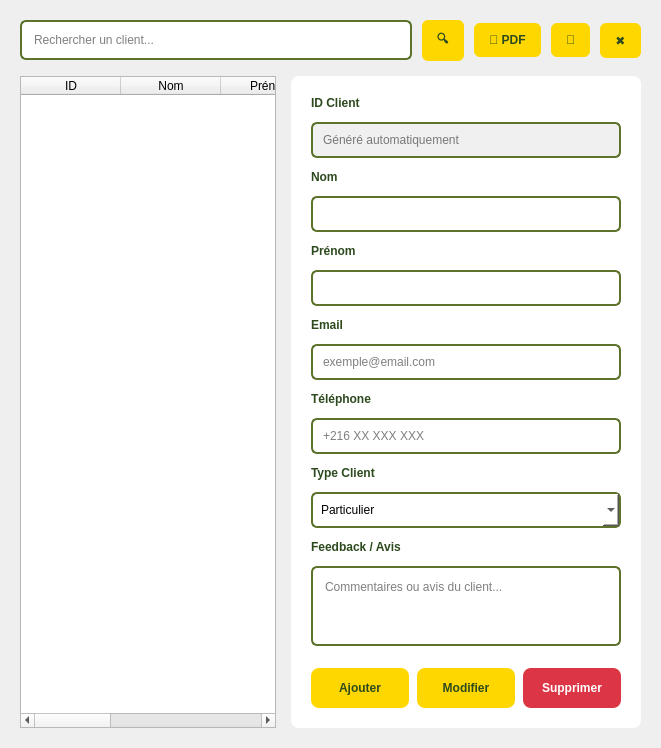
          <widget class="QWidget" name="clientListTab">
           <attribute name="title">
            <string>Liste des Clients</string>
           </attribute>
           <layout class="QVBoxLayout" name="tab1Layout">
            <property name="spacing">
             <number>15</number>
            </property>
            <property name="margin" stdset="0">
             <number>20</number>
            </property>
            <item>
             <layout class="QHBoxLayout" name="searchLayout">
              <property name="spacing">
               <number>10</number>
              </property>
              <item>
               <widget class="QLineEdit" name="searchBoxClient">
                <property name="styleSheet">
                 <string>padding: 10px; border: 2px solid #5d732c; border-radius: 6px;</string>
                </property>
                <property name="placeholderText">
                 <string>Rechercher un client...</string>
                </property>
               </widget>
              </item>
              <item>
               <widget class="QPushButton" name="btnSearchClient">
                <property name="styleSheet">
                 <string>background: #ffd700; color: #2d4a1f; border: none; padding: 10px 15px; border-radius: 6px; font-weight: bold;</string>
                </property>
                <property name="text">
                 <string>🔍</string>
                </property>
               </widget>
              </item>
              <item>
               <widget class="QPushButton" name="exportButton">
                <property name="styleSheet">
                 <string>background: #ffd700; color: #2d4a1f; border: none; padding: 10px 15px; border-radius: 6px; font-weight: bold;</string>
                </property>
                <property name="text">
                 <string>📄 PDF</string>
                </property>
               </widget>
              </item>
              <item>
               <widget class="QPushButton" name="btnRefreshClient">
                <property name="styleSheet">
                 <string>background: #ffd700; color: #2d4a1f; border: none; padding: 10px 15px; border-radius: 6px; font-weight: bold;</string>
                </property>
                <property name="text">
                 <string>🔄</string>
                </property>
               </widget>
              </item>
              <item>
               <widget class="QPushButton" name="btnClearClient">
                <property name="styleSheet">
                 <string>background: #ffd700; color: #2d4a1f; border: none; padding: 10px 15px; border-radius: 6px; font-weight: bold;</string>
                </property>
                <property name="text">
                 <string>✖</string>
                </property>
               </widget>
              </item>
             </layout>
            </item>
            <item>
             <layout class="QHBoxLayout" name="splitLayoutClient">
              <property name="spacing">
               <number>15</number>
              </property>
              <item>
               <widget class="QTableWidget" name="clientTable">
                <column>
                 <property name="text">
                  <string>ID</string>
                 </property>
                </column>
                <column>
                 <property name="text">
                  <string>Nom</string>
                 </property>
                </column>
                <column>
                 <property name="text">
                  <string>Prénom</string>
                 </property>
                </column>
                <column>
                 <property name="text">
                  <string>Email</string>
                 </property>
                </column>
                <column>
                 <property name="text">
                  <string>Téléphone</string>
                 </property>
                </column>
                <column>
                 <property name="text">
                  <string>Type Client</string>
                 </property>
                </column>
               </widget>
              </item>
              <item>
               <widget class="QFrame" name="formPanelClient">
                <property name="minimumSize">
                 <size>
                  <width>350</width>
                  <height>0</height>
                 </size>
                </property>
                <property name="maximumSize">
                 <size>
                  <width>400</width>
                  <height>16777215</height>
                 </size>
                </property>
                <property name="styleSheet">
                 <string notr="true">background: white; border: 2px solid #ffff
; border-radius: 8px;</string>
                </property>
                <layout class="QVBoxLayout" name="formLayoutClient">
                 <property name="spacing">
                  <number>12</number>
                 </property>
                 <property name="margin" stdset="0">
                  <number>20</number>
                 </property>
                 <item>
                  <widget class="QLabel" name="labelIdClient">
                   <property name="styleSheet">
                    <string>color: #2d4a1f; font-weight: bold;</string>
                   </property>
                   <property name="text">
                    <string>ID Client</string>
                   </property>
                  </widget>
                 </item>
                 <item>
                  <widget class="QLineEdit" name="inputIdClient">
                   <property name="styleSheet">
                    <string>padding: 8px; border: 2px solid #5d732c; border-radius: 6px; background: #f0f0f0;</string>
                   </property>
                   <property name="readOnly">
                    <bool>true</bool>
                   </property>
                   <property name="placeholderText">
                    <string>Généré automatiquement</string>
                   </property>
                  </widget>
                 </item>
                 <item>
                  <widget class="QLabel" name="labelNomClient">
                   <property name="styleSheet">
                    <string>color: #2d4a1f; font-weight: bold;</string>
                   </property>
                   <property name="text">
                    <string>Nom</string>
                   </property>
                  </widget>
                 </item>
                 <item>
                  <widget class="QLineEdit" name="inputNomClient">
                   <property name="styleSheet">
                    <string>padding: 8px; border: 2px solid #5d732c; border-radius: 6px;</string>
                   </property>
                  </widget>
                 </item>
                 <item>
                  <widget class="QLabel" name="labelPrenomClient">
                   <property name="styleSheet">
                    <string>color: #2d4a1f; font-weight: bold;</string>
                   </property>
                   <property name="text">
                    <string>Prénom</string>
                   </property>
                  </widget>
                 </item>
                 <item>
                  <widget class="QLineEdit" name="inputPrenomClient">
                   <property name="styleSheet">
                    <string>padding: 8px; border: 2px solid #5d732c; border-radius: 6px;</string>
                   </property>
                  </widget>
                 </item>
                 <item>
                  <widget class="QLabel" name="labelEmailClient">
                   <property name="styleSheet">
                    <string>color: #2d4a1f; font-weight: bold;</string>
                   </property>
                   <property name="text">
                    <string>Email</string>
                   </property>
                  </widget>
                 </item>
                 <item>
                  <widget class="QLineEdit" name="inputEmailClient">
                   <property name="styleSheet">
                    <string>padding: 8px; border: 2px solid #5d732c; border-radius: 6px;</string>
                   </property>
                   <property name="placeholderText">
                    <string>exemple@email.com</string>
                   </property>
                  </widget>
                 </item>
                 <item>
                  <widget class="QLabel" name="labelTelephoneClient">
                   <property name="styleSheet">
                    <string>color: #2d4a1f; font-weight: bold;</string>
                   </property>
                   <property name="text">
                    <string>Téléphone</string>
                   </property>
                  </widget>
                 </item>
                 <item>
                  <widget class="QLineEdit" name="inputTelephoneClient">
                   <property name="styleSheet">
                    <string>padding: 8px; border: 2px solid #5d732c; border-radius: 6px;</string>
                   </property>
                   <property name="placeholderText">
                    <string>+216 XX XXX XXX</string>
                   </property>
                  </widget>
                 </item>
                 <item>
                  <widget class="QLabel" name="labelTypeClient">
                   <property name="styleSheet">
                    <string>color: #2d4a1f; font-weight: bold;</string>
                   </property>
                   <property name="text">
                    <string>Type Client</string>
                   </property>
                  </widget>
                 </item>
                 <item>
                  <widget class="QComboBox" name="inputTypeClient">
                   <property name="styleSheet">
                    <string>padding: 8px; border: 2px solid #5d732c; border-radius: 6px;</string>
                   </property>
                   <item>
                    <property name="text">
                     <string>Particulier</string>
                    </property>
                   </item>
                   <item>
                    <property name="text">
                     <string>Entreprise</string>
                    </property>
                   </item>
                   <item>
                    <property name="text">
                     <string>Revendeur</string>
                    </property>
                   </item>
                   <item>
                    <property name="text">
                     <string>Grossiste</string>
                    </property>
                   </item>
                  </widget>
                 </item>
                 <item>
                  <widget class="QLabel" name="labelFeedbackClient">
                   <property name="styleSheet">
                    <string>color: #2d4a1f; font-weight: bold;</string>
                   </property>
                   <property name="text">
                    <string>Feedback / Avis</string>
                   </property>
                  </widget>
                 </item>
                 <item>
                  <widget class="QTextEdit" name="inputFeedbackClient">
                   <property name="minimumSize">
                    <size>
                     <width>0</width>
                     <height>60</height>
                    </size>
                   </property>
                   <property name="maximumSize">
                    <size>
                     <width>16777215</width>
                     <height>80</height>
                    </size>
                   </property>
                   <property name="styleSheet">
                    <string>padding: 8px; border: 2px solid #5d732c; border-radius: 6px;</string>
                   </property>
                   <property name="placeholderText">
                    <string>Commentaires ou avis du client...</string>
                   </property>
                  </widget>
                 </item>
                 <item>
                  <spacer>
                   <property name="orientation">
                    <enum>Qt::Orientation::Vertical</enum>
                   </property>
                   <property name="sizeHint" stdset="0">
                    <size>
                     <width>20</width>
                     <height>10</height>
                    </size>
                   </property>
                  </spacer>
                 </item>
                 <item>
                  <layout class="QHBoxLayout" name="formButtonsClient">
                   <property name="spacing">
                    <number>8</number>
                   </property>
                   <item>
                    <widget class="QPushButton" name="btnAddClient">
                     <property name="minimumSize">
                      <size>
                       <width>0</width>
                       <height>40</height>
                      </size>
                     </property>
                     <property name="styleSheet">
                      <string>background: #ffd700; color: #2d4a1f; border: none; padding: 12px; border-radius: 8px; font-weight: bold;</string>
                     </property>
                     <property name="text">
                      <string>Ajouter</string>
                     </property>
                    </widget>
                   </item>
                   <item>
                    <widget class="QPushButton" name="btnUpdateClient">
                     <property name="minimumSize">
                      <size>
                       <width>0</width>
                       <height>40</height>
                      </size>
                     </property>
                     <property name="styleSheet">
                      <string>background: #ffd700; color: #2d4a1f; border: none; padding: 12px; border-radius: 8px; font-weight: bold;</string>
                     </property>
                     <property name="text">
                      <string>Modifier</string>
                     </property>
                    </widget>
                   </item>
                   <item>
                    <widget class="QPushButton" name="btnDeleteClient">
                     <property name="minimumSize">
                      <size>
                       <width>0</width>
                       <height>40</height>
                      </size>
                     </property>
                     <property name="toolTip">
                      <string>Supprimer le client sélectionné</string>
                     </property>
                     <property name="styleSheet">
                      <string>background: #dc3545; color: white; border: none; padding: 12px; border-radius: 8px; font-weight: bold;</string>
                     </property>
                     <property name="text">
                      <string>Supprimer</string>
                     </property>
                    </widget>
                   </item>
                  </layout>
                 </item>
                </layout>
               </widget>
              </item>
             </layout>
            </item>
           </layout>
          </widget>
